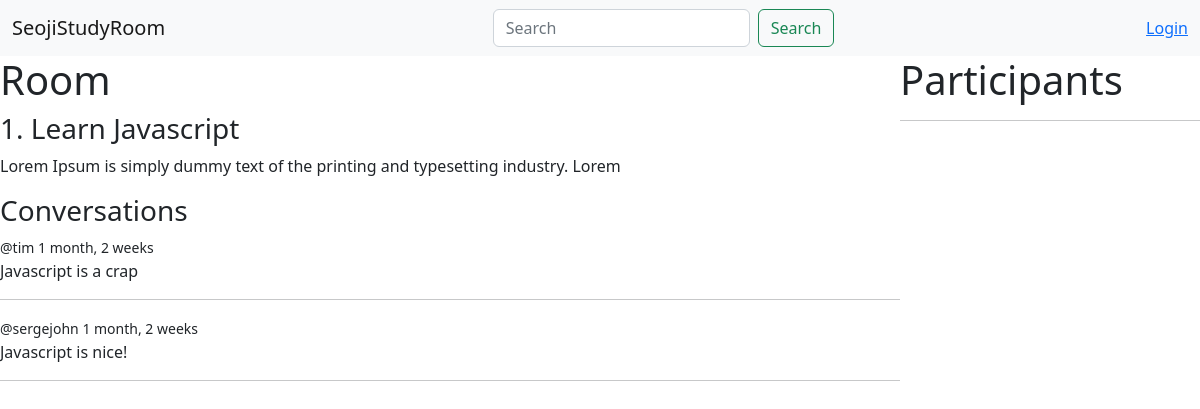
/room/1, run on the app's committed database.
### base/models.py (models this page shows, shortened)
class Room(models.Model):
    host = models.ForeignKey(User, on_delete=models.SET_NULL, null=True)
    topic = models.ForeignKey(Topic, on_delete=models.SET_NULL, null=True)
    name = models.CharField(max_length=200)
    description = models.TextField(null=True, blank=True)
    participants = models.ManyToManyField(User, related_name='participants', null=True)
    updated = models.DateTimeField(auto_now=True)
    created = models.DateTimeField(auto_now_add=True)
    class Meta:
        ordering = ['-created', '-updated']

class Message(models.Model):
    user = models.ForeignKey(User, on_delete=models.CASCADE)
    room = models.ForeignKey(Room, on_delete=models.CASCADE)
    body = models.TextField()
    updated = models.DateTimeField(auto_now=True)
    created = models.DateTimeField(auto_now_add=True)
    class Meta:
        ordering = ['-created', '-updated']

### base/views.py (the view, shortened to what this page needs)
# urls.py: path('room/<str:id>', views.room, name="room"),
def room(request,id):
    room = Room.objects.get(pk=id)
    room_messages = room.message_set.all().order_by('-created')
    participants = room.participants.all()
    return render(request, 'base/room.html', {"room": room, "room_messages": room_messages, 'participants': participants})

### base/templates/base/room.html (shortened to what this page needs)
{% extends 'layout.html' %}
{% block body %}
<div class="room-container">
    <div>
        <h1>Room</h1>
        <h3>{{room.id}}. {{room.name}}</h3>
        <p>{{room.description}}</p>
        <div class="comments">
            <h3>Conversations</h3>
            {% for room_message in room_messages %}
            <small>@{{room_message.user}} {{room_message.created|timesince}}</small>
            <p>{{room_message.body}}</p>
            <hr>
            {%endfor%}
        </div >
    </div>
    <div>
        <h1>Participants</h1>
        <hr>
    </div>
</div>
{% endblock %}

### base/templates/base/room.html (style rules this page uses)
.room-container { display: grid; grid-template-columns: 3fr 1fr; }

### data on the page
Room: id "1", name "Learn Javascript", description "Lorem Ipsum is simply dummy text of the printing and typesetting industry. Lorem"
Message: user "tim", created "1 month, 2 weeks", body "Javascript is a crap"
Message: user "sergejohn", created "1 month, 2 weeks", body "Javascript is nice!"
